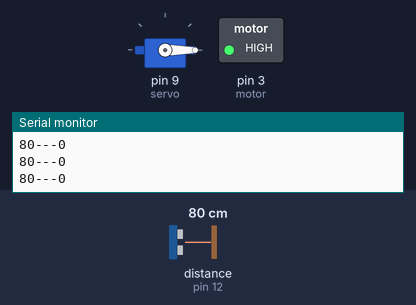
Simulated run of this sketch. Board: Arduino Uno, built with avr-gcc and run on an emulated ATmega328P. Parts: servo, switched loads named in the sketch (green lamp = pin HIGH), the last lines printed to the serial monitor. Wiring (inferred from the names in the program): ultrasonic range finder: trigger pin 13; echo pin 12. Inputs (shaded band) come from the test bench; at power-on: distance to the obstacle (sensor on pin 12) 80 cm. The echo pulse lasts 58.3 µs per cm; pins used as bus, display or sensor lines are not drawn.

Above: at 1.2 s.
1.3 s: distance to the obstacle (sensor on pin 12) set to 6 cm
2.8 s: distance to the obstacle (sensor on pin 12) set to 3 cm
At 3.5 s:
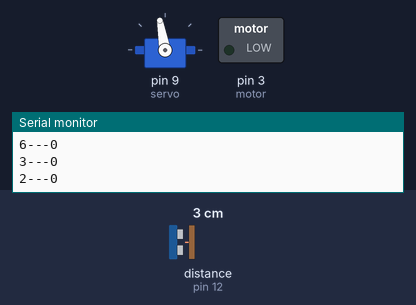
4.4 s: distance to the obstacle (sensor on pin 12) set to 9 cm
At 5.2 s:
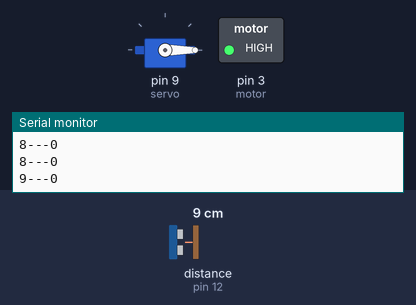
5.9 s: distance to the obstacle (sensor on pin 12) set to 2 cm
At 6.9 s:
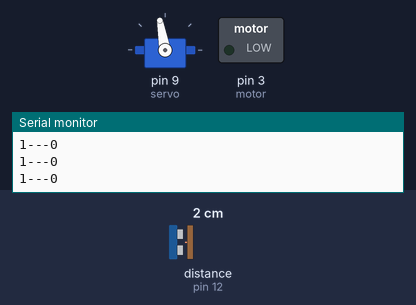
Timing chart, 0 to 8.4 s (numbered marks = the images above; inputs shaded):
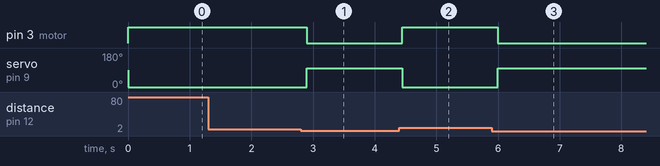

The sketch:

projekt.ino
```cpp
#include <Servo.h>

Servo myservo;    // create servo object to control a servo

int inputPin =12;    //ECHO pin
int outputPin=13;    //TRIG pin
int motor=3;    //Controls the base of transistor to motor
int servo=9;    //Controls power to servo

void setup() {
  Serial.begin(9600);
  pinMode(inputPin, INPUT);
  pinMode(outputPin, OUTPUT);
  pinMode(motor, OUTPUT);
  myservo.attach(servo);   // attaches the servo on pin 9 to the servo object
}

void loop() {

  int val=0;
  int i;
  digitalWrite(outputPin, HIGH);    //Trigger ultrasonic detection
  delayMicroseconds(10);
  digitalWrite(outputPin, LOW);    //Stop search for detection
  int distance = pulseIn(inputPin, HIGH);    //Read ultrasonic reflection
  distance= distance/58; //Calculate distance

  if(distance >=0 && distance <=3){    //Close distance
    digitalWrite(motor,0);
    //for(i=0;i<70;i++){
      myservo.write(100); // sets the servo position according to the scaled value
      delay(200); // waits for it to get to the position
      //myservo.detach();
      //delay(1000);
    //}
  }

  else{    //Far distance
    digitalWrite(motor,1);
    //for(int i=70;i>0;i--){
      myservo.write(0); // sets the servo position according to the scaled value
      delay(200); // waits for it to get to the position
      //myservo.detach();
      //delay(1000);
    //}
  }

  Serial.print(distance); //Print distance
  Serial.print("---");
  Serial.println(i);
  delay(20 );

}
```

Measured:
- the behaviour switches between 5 and 4 cm on distance to the obstacle (sensor on pin 12) (found by bisection; images 0 and 1)
- after the input at 2.8 s, pin 3 (motor): HIGH → LOW after 0.10 s; servo on pin 9 (servo): 0° → 100° after 0.10 s
- after the input at 4.4 s, pin 3 (motor): LOW → HIGH after 0.05 s; servo on pin 9 (servo): 100° → 0° after 0.05 s
- after the input at 5.9 s, pin 3 (motor): HIGH → LOW after 0.10 s; servo on pin 9 (servo): 0° → 100° after 0.10 s
